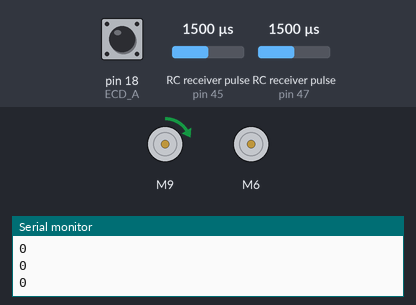
The sketch below on a simulated Arduino Mega 2560, built with avr-gcc and run on an emulated ATmega2560. Shown: 2 × DC motor (green arrow = forward, orange = backward, longer = faster), the last lines printed to the serial monitor. Wiring (inferred from the names in the program): 2 × RC receiver channel: data pin 45 / data pin 47. The inputs (shaded band) are chosen by the test bench; at power-on: RC receiver pulse (sensors on pin 47, pin 45) 1500 µs, pin 18 (ECD_A) HIGH.

Above: at 1.4 s.
1.5 s: RC receiver pulse (sensor on pin 47) set to 1020 µs
At 2.3 s:
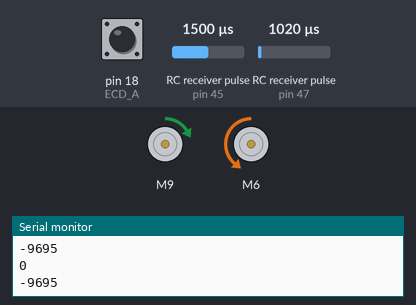
4.5 s: RC receiver pulse (sensor on pin 45) set to 1250 µs
At 6.8 s:
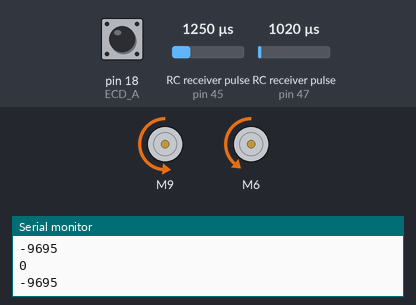
7.5 s: RC receiver pulse (sensor on pin 47) set to 1250 µs
At 8.1 s:
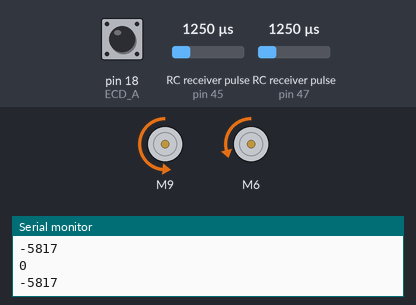
9.7 s: RC receiver pulse (sensor on pin 45) set to 1500 µs
At 10.8 s:
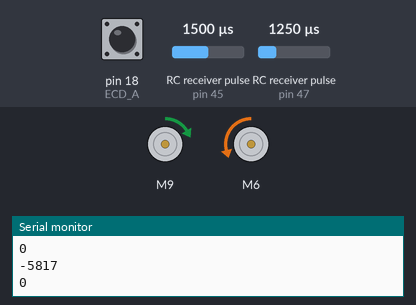
12.7 s: RC receiver pulse (sensor on pin 47) set to 1750 µs
At 14.6 s:
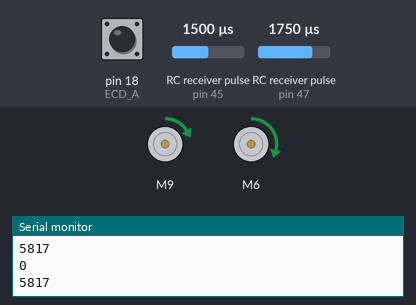
14.9 s: RC receiver pulse (sensor on pin 45) set to 1750 µs
At 16.0 s:
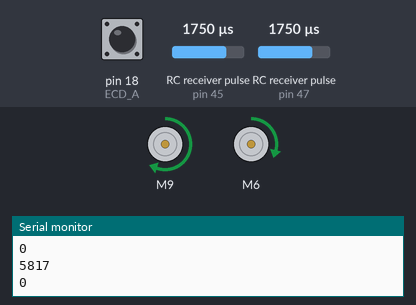
Timing chart, 0 to 17.4 s (numbered marks = the images above; inputs shaded):
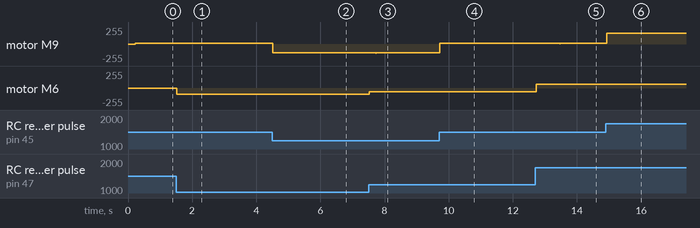

Measured:
- after the input at 1.5 s, motor M9: forward 9/255 → forward 10/255 after 1.8 s, → forward 9/255 0.02 s later; motor M6: stopped → backward 96/255 at once
- after the input at 4.5 s, motor M9: forward 9/255 → backward 133/255 at once
- after the input at 7.5 s, motor M6: backward 96/255 → backward 58/255 at once
- after the input at 9.7 s, motor M9: backward 133/255 → forward 9/255 at once
- after the input at 12.7 s, motor M9: forward 9/255 → forward 4/255 after 0.76 s, → forward 9/255 0.02 s later; motor M6: backward 58/255 → forward 58/255 at once
- after the input at 14.9 s, motor M9: forward 9/255 → forward 159/255 at once

The sketch:

main.ino
```cpp
#include "BTS7960.h"
/* Define Mode
  0: Locked Mode
  1: Auto Handling Mode
  2: Remode Handling Mode
*/
/*============ Pins Table============ */

/*  RF Signal                       Mega2560
      CH2                               45
      CH4                               47
*/

/* Water Pump                       Mega2560
      waterPump                         39
*/

/* BTS7960 DC Motor Controller      Mega2560
    EN                                  8
    L_PWM                               9
    R_PWM                               10

*/

/* BTS7960 DC Servo Controller       Mega2560
    PWA                                 5
    AIN1                                6
    AIN2                                7
*/

/* Encoder Feedback Input             Mega2560
    ENCA (ChannelA) - Interrupt         18
    ENCB (ChannelB) - Normal            4
*/

/* ================================== */

/* Define Signal Channel RF Pins*/
#define channel2  45        // DC Channel
#define channel4  47        // DC Servo Channel

unsigned long duration2, duration3, duration4;
int32_t   pulse1, // RUN_FW
          pulse2, // BACK_RV
          pulse4, // DC_SERVO
          pulse5,
          pulse6;
/* Define Water Pump Pins*/
#define waterPump 39

/* Define DIR DC Motor Pins*/
/* DIR: RUN_Forward (RUN_FW): R_PWM - Run Reverse (RUN_RV): L_PWM */
#define EN       8
#define L_PWM    9
#define R_PWM   10
BTS7960 motorController(EN, L_PWM, R_PWM);

/* Define DC Servo Motor Pins */
#define EN0         5
#define L_PWM0      6
#define R_PWM0      7
BTS7960 motorController0(EN0, L_PWM0, R_PWM0);

/* Define Encoders Pins */
#define ECD_A        18
#define ECD_B        4
const float degree = 100000 / 360;


/* DC Servo Motor Timing */

/* PID Parameter Configuration */
int32_t curPos = 0, desPos = 0, err = 0;

void setup() {
  Serial.begin(4800);
  init_RF();
  delay(200);
  //init_WATER_pump();
  init_Encoders();
}

void loop() {
  /*Mode Camera Handlde*/
  /*if (Serial.available() > 0)
    {
    //Testing Serial
    desPos = Serial.parseInt();
      Serial.readString();
      if (desPos >= 40000)
      desPos = 40000;
      if (desPos <= -40000)
      desPos = -40000;
    }*/

  /* DC_Handle */
  read_channel2();
  //duration2 = pulseIn(channel2, HIGH);
  /* Servo_Handle */
  read_channel4();

  //err = desPos - curPos;
  //DC_SERVO_run(partP(err, 0.198) +  + partI(err, 0) + partD(err, 0)); //1
  //DC_SERVO_run(partP(err, 0.099) +  + partI(err, 0.0001) + partD(err, 0)); //2
  //DC_SERVO_run(partP(err, 0.099) +  + partI(err, 0.001) + partD(err, 0)); //3
  //DC_SERVO_run(partP(err, 0.099) +  + partI(err, 0.00011) + partD(err, 0)); //4
  //DC_SERVO_run(partP(err, 0.099) +  + partI(err, 0.0001) + partD(err,0));
  //DC_SERVO_run(partP(err, 0.049) +  + partI(err, 0.0001) + partD(err, 0));
  //Serial.println(desPos);
  //Serial.println(curPos);
}

void init_RF() {
  pinMode(channel2, INPUT);
  pinMode(channel4, INPUT);
}

void init_WATER_pump() {
  pinMode(waterPump, OUTPUT);
  digitalWrite(waterPump, LOW);
}

void init_Encoders() {
  digitalWrite(ECD_A, HIGH);
  digitalWrite(ECD_B, HIGH);
  attachInterrupt(digitalPinToInterrupt(ECD_A), [] {
    if (digitalRead(ECD_B)) {
      curPos--;
    }
    else{
      curPos++;
    }
  }, RISING);
  Serial.setTimeout(111);
}

void WATER_pump_run() {
  digitalWrite(waterPump, HIGH);
}

void WATER_pump_brake() {
  digitalWrite(waterPump, LOW);
}

void DC_motor_run( uint32_t pulse, uint32_t dir ) {
  motorController.Enable();
  if (dir == 1) {
    motorController.TurnLeft(pulse);
  }
  else if (dir == 0) {
    motorController.TurnRight(pulse);
  }
}

void DC_motor_brake() {
  motorController.Disable();
}

void DC_SERVO_run(float value)
{
  value = constrain(value, -255.00, 255.00);
  motorController0.Enable();
  if (value > 0)
  {
    motorController0.TurnRight(value);
    //Serial.println(value);
  }
  else
  {
    motorController0.TurnLeft(-value);

    //Serial.println(-value);
  }
}

void DC_SERVO_brake() {
  motorController0.Disable();
}

float partP(float err, float p)
{
  return err * p;
}

float partD(float err, float d)
{
  static float preErr;
  uint32_t preTime = 0;
  float dErr, ret;

  dErr = err - preErr;
  preErr = err;
  ret = dErr * d / float(millis() - preTime);
  preTime = millis();
  return ret;
}

float partI(float err, float i)
{
  static float sum;
  float ret;
  static uint32_t preTime = 0;

  if (abs(err) < 500)
    sum += err;
  ret = sum * i * float(millis() - preTime);
  preTime = millis();
  return ret;
}

void read_channel2() {
  duration2 = pulseIn(channel2, HIGH);
  if (duration2 >= 1050 && duration2 <= 1910) {
    duration2 = constrain(duration2, 1050, 1910);
    /* Min: 1485 Max: 1910*/
    if ( duration2 >= 1050 && duration2 <= 1473 ) {
      pulse1 = map(duration2, 1473, 1050, 0, 255);
      //Serial.println(pulse1);
      DC_motor_run(pulse1, 1); // RUN_FW
    }
    else if ( duration2 >= 1485 && duration2 <= 1910 ) {
      pulse2 = map(duration2, 1485, 1910, 0, 255);
      //Serial.println(pulse2);
      DC_motor_run(pulse2, 0); // RUN_RV
    }
  }
}

void read_channel3() {
  duration4 = pulseIn(channel4, HIGH);
  if (duration4 >= 1050 && duration4 <= 1910) {
    duration4 = constrain(duration4, 1050, 1910);
    /* Min: 1485 Max: 1910*/
    if ( duration4 >= 1050 && duration4 <= 1473 ) {
      pulse4 = map(duration4, 1473, 1050, 0, 255);
      Serial.println(pulse1);
      DC_SERVO_run(pulse4); // RUN_FW
    }
    else if ( duration4 >= 1485 && duration4 <= 1910 ) {
      pulse5 = map(duration4, 1485, 1910, 0, 255);
      Serial.println(pulse2);
      DC_SERVO_run(-pulse1); // RUN_RV
    }
  }
}

void read_channel4() {
  duration4 = pulseIn(channel4, HIGH); // DC Servo Motor
  //Serial.println(duration4);
  duration4 = constrain(duration4, 1030, 1890);
  //Serial.println(duration4);
  //Serial.println(duration4);
  duration4 = map(duration4, 1030, 1890, -5, 5);
  desPos = duration4 * 1939;

  if (curPos <= -9695) {
    //desPos = -9695;
    //desPos = 0;
    DC_SERVO_brake();
  }
  else if (curPos >= 9695) {
    //desPos = 0;
    DC_SERVO_brake();
  }
  else {
    err = desPos - curPos;
    DC_SERVO_run(partP(err, 0.01) +  + partI(err, 0) + partD(err, 0));
    Serial.println(desPos);
    Serial.println(curPos);
  }


  //if ((desPos >= -9695) && (desPos <= 9695)){

  //DC_SERVO_run(partP(err, 0.099) +  + partI(err, 0.0001) + partD(err,0));

  //}

}
```
